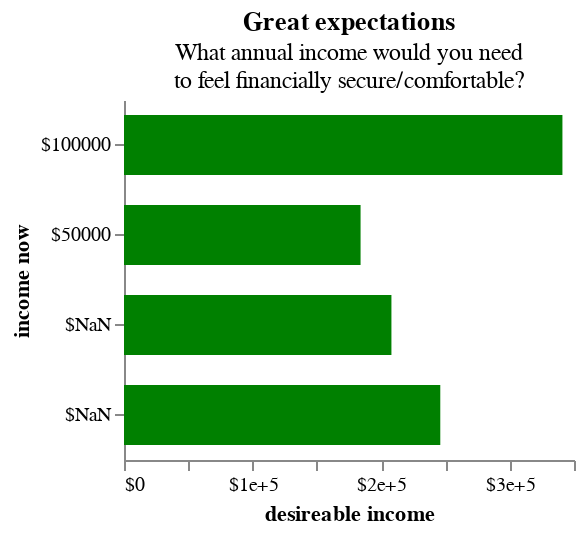

The notebook cell this image was saved under:
### Code cell
#I tried adding the $ sign but it didn't work... I get NaN and scientific notation...
#I also tried editing it in the Vega editor and exporting it in html to embed it in my site. 
#But it did not display, so I decided to export it as an svg and edit it in Illustrator. 
alt.Chart(
        df, 
        title=alt.Title(
            'Great expectations', 
            subtitle=['What annual income would you need', 'to feel financially secure/comfortable?']
    )
).mark_bar(color='green', size=30).encode(
        alt.X('income_secure').axis(format='$').title('desireable income'),
        alt.Y('income_now').axis(format='$').title('income now')
).configure_axis(
    grid=False
).configure_view(
    stroke=None
).properties(
    width=225,
    height=180
    
)

### Figure 1 — Vega-Lite specification as saved in the notebook (floating-point values rounded to 4 significant figures)
{"config": {"view": {"continuousWidth": 300, "continuousHeight": 300, "stroke": null}, "axis": {"grid": false}}, "data": {"name": "data-8b3e2caa18ecc834011272c7c70b985f"}, "mark": {"type": "bar", "color": "green", "size": 30}, "encoding": {"x": {"axis": {"format": "$"}, "field": "income_secure", "title": "desireable income", "type": "quantitative"}, "y": {"axis": {"format": "$"}, "field": "income_now", "title": "income now", "type": "nominal"}}, "height": 180, "title": {"text": "Great expectations", "subtitle": ["What annual income would you need", "to feel financially secure/comfortable?"]}, "width": 225, "$schema": "https://vega.github.io/schema/vega-lite/v5.8.0.json", "datasets": {"data-8b3e2caa18ecc834011272c7c70b985f": [{"income_now": "50000", "income_secure": 184000}, {"income_now": "50000-79999", "income_secure": 208000}, {"income_now": "80000-99999", "income_secure": 246000}, {"income_now": "100000", "income_secure": 341000}]}}
